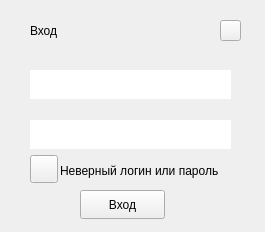
<?xml version="1.0" encoding="UTF-8"?>
<ui version="4.0">
 <class>Autoritation</class>
 <widget class="QWidget" name="Autoritation">
  <property name="geometry">
   <rect>
    <x>0</x>
    <y>0</y>
    <width>265</width>
    <height>232</height>
   </rect>
  </property>
  <property name="windowTitle">
   <string>Form</string>
  </property>
  <property name="autoFillBackground">
   <bool>false</bool>
  </property>
  <property name="styleSheet">
   <string notr="true"/>
  </property>
  <widget class="QPushButton" name="signInButton">
   <property name="geometry">
    <rect>
     <x>80</x>
     <y>190</y>
     <width>85</width>
     <height>29</height>
    </rect>
   </property>
   <property name="text">
    <string>Вход</string>
   </property>
  </widget>
  <widget class="QLabel" name="topLabel">
   <property name="geometry">
    <rect>
     <x>30</x>
     <y>20</y>
     <width>101</width>
     <height>21</height>
    </rect>
   </property>
   <property name="text">
    <string>Вход</string>
   </property>
  </widget>
  <widget class="QLineEdit" name="loginLine">
   <property name="geometry">
    <rect>
     <x>30</x>
     <y>70</y>
     <width>201</width>
     <height>29</height>
    </rect>
   </property>
   <property name="inputMask">
    <string/>
   </property>
   <property name="frame">
    <bool>false</bool>
   </property>
  </widget>
  <widget class="QLineEdit" name="passwordLine">
   <property name="geometry">
    <rect>
     <x>30</x>
     <y>120</y>
     <width>201</width>
     <height>29</height>
    </rect>
   </property>
   <property name="inputMask">
    <string/>
   </property>
   <property name="frame">
    <bool>false</bool>
   </property>
  </widget>
  <widget class="QPushButton" name="exitButton">
   <property name="geometry">
    <rect>
     <x>220</x>
     <y>20</y>
     <width>21</width>
     <height>21</height>
    </rect>
   </property>
   <property name="text">
    <string/>
   </property>
   <property name="icon">
    <iconset resource="resources.qrc">
     <normaloff>:/images/exit.png</normaloff>:/images/exit.png</iconset>
   </property>
  </widget>
  <widget class="QLabel" name="errorLabel">
   <property name="geometry">
    <rect>
     <x>60</x>
     <y>160</y>
     <width>171</width>
     <height>21</height>
    </rect>
   </property>
   <property name="text">
    <string>Неверный логин или пароль</string>
   </property>
  </widget>
  <widget class="QPushButton" name="errPic">
   <property name="geometry">
    <rect>
     <x>30</x>
     <y>155</y>
     <width>28</width>
     <height>28</height>
    </rect>
   </property>
   <property name="text">
    <string/>
   </property>
   <property name="icon">
    <iconset resource="resources.qrc">
     <normaloff>:/images/error.png</normaloff>:/images/error.png</iconset>
   </property>
  </widget>
 </widget>
 <resources>
  <include location="resources.qrc"/>
 </resources>
 <connections/>
</ui>
